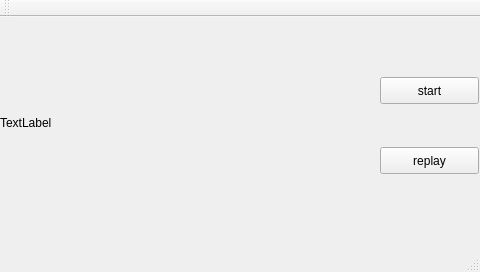
<?xml version="1.0" encoding="UTF-8"?>
<ui version="4.0">
 <class>MainWindow</class>
 <widget class="QMainWindow" name="MainWindow">
  <property name="geometry">
   <rect>
    <x>0</x>
    <y>0</y>
    <width>480</width>
    <height>272</height>
   </rect>
  </property>
  <property name="minimumSize">
   <size>
    <width>480</width>
    <height>272</height>
   </size>
  </property>
  <property name="maximumSize">
   <size>
    <width>480</width>
    <height>272</height>
   </size>
  </property>
  <property name="windowTitle">
   <string>MainWindow</string>
  </property>
  <widget class="QWidget" name="centralWidget">
   <widget class="QLabel" name="label">
    <property name="geometry">
     <rect>
      <x>0</x>
      <y>-30</y>
      <width>363</width>
      <height>272</height>
     </rect>
    </property>
    <property name="minimumSize">
     <size>
      <width>363</width>
      <height>272</height>
     </size>
    </property>
    <property name="maximumSize">
     <size>
      <width>363</width>
      <height>272</height>
     </size>
    </property>
    <property name="text">
     <string>TextLabel</string>
    </property>
   </widget>
   <widget class="QPushButton" name="pushButton">
    <property name="geometry">
     <rect>
      <x>380</x>
      <y>60</y>
      <width>99</width>
      <height>27</height>
     </rect>
    </property>
    <property name="text">
     <string>start</string>
    </property>
   </widget>
   <widget class="QPushButton" name="pushButton_2">
    <property name="geometry">
     <rect>
      <x>380</x>
      <y>130</y>
      <width>99</width>
      <height>27</height>
     </rect>
    </property>
    <property name="text">
     <string>replay</string>
    </property>
   </widget>
  </widget>
  <widget class="QMenuBar" name="menuBar">
   <property name="geometry">
    <rect>
     <x>0</x>
     <y>0</y>
     <width>480</width>
     <height>23</height>
    </rect>
   </property>
  </widget>
  <widget class="QToolBar" name="mainToolBar">
   <attribute name="toolBarArea">
    <enum>TopToolBarArea</enum>
   </attribute>
   <attribute name="toolBarBreak">
    <bool>false</bool>
   </attribute>
  </widget>
  <widget class="QStatusBar" name="statusBar"/>
 </widget>
 <layoutdefault spacing="6" margin="11"/>
 <resources/>
 <connections/>
</ui>
